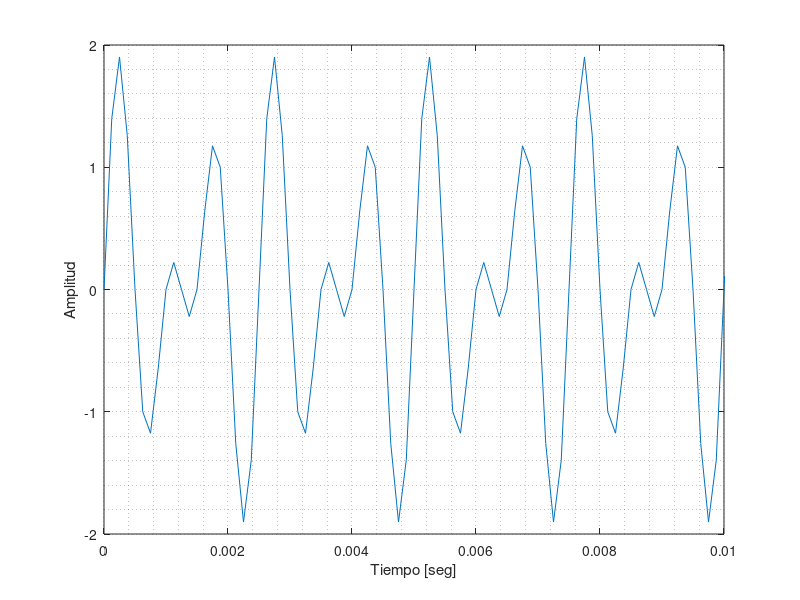

Source code (MATLAB): (Note: this script raises an error after producing the figure.)
%{
--------------------------------------------------------------
 @Title:   FIUBA - 66.74 Señales y sistemas
 @Project: TPE - Demodulación de tonos de discado de teléfono
--------------------------------------------------------------
 @Filename: ej2_1.m
--------------------------------------------------------------
 @Authors:
    Verstraeten, Federico.
          federico.verstraeten at gmail dot com
--------------------------------------------------------------

Ejercicio N°2.1

----------------------------------------------------------- 
%}

clear all;
close all;
clc;

home_path='/home/fverstra/Repository/sys-fiuba/tpe/';
img_path=[home_path 'graph/ej2/'];
wav_file=[home_path 'data/output_signal_ej2.wav'];

% Period sampling
fs = 8000;
Ts = 1/fs;

% Duration = 5 s
D = 5;    

% Time axis
t  = 0:Ts:D;

% Number of samples
N  = length(t);

%%
% Signal: f1=800Hz & f2=1200Hz
f1 = 800;
f2 = 1200;
x = sin(2*pi*f1*t) + sin(2*pi*f2*t);

%%
% Graph time
figure('Name','senoidales en tiempo','visible','off')          
plot(t,x);
axis ([0 D/500 -2 2]);
xlabel ('Tiempo [seg]');
ylabel ('Amplitud');
grid minor;
print([img_path 'two_sin' '.png'],'-dpng');

%%
%Frequency analysis
NFFT = 2^nextpow2(N);

% X(jw) = FFF{x(t)}
T_x = fft(x,NFFT)/N;

% Freq. axis [Hz]
k = fs/2*linspace(0,1,NFFT/2+1);                           

% Search Max peak |X(jw)|
[pks,locs] = findpeaks(2*abs(T_x(1:NFFT/2+1)),k','MinPeakHeight',0.9); 


% Graph coef. Fourier
figure('Name','analisis coeficientes Fourier','visible','off');          
plot(k ,2*abs(T_x(1:NFFT/2+1)),locs,pks,'ro','Markersize',3);
text(locs,pks, num2str(locs,'%.0f'));

axis([0 1500 0 1.1*max(pks)]);
xlabel('Frecuencia (Hz)');
ylabel('Amplitud |X(f)|');
grid minor;
print([img_path 'coef_fourier' '.png'],'-dpng');

%%
% Export signal
% Normalization limit the range [-1,1]
x = x/max(abs(x)) * (1-eps);   % for mono

% Create WAV file
audiowrite(wav_file,x,fs);